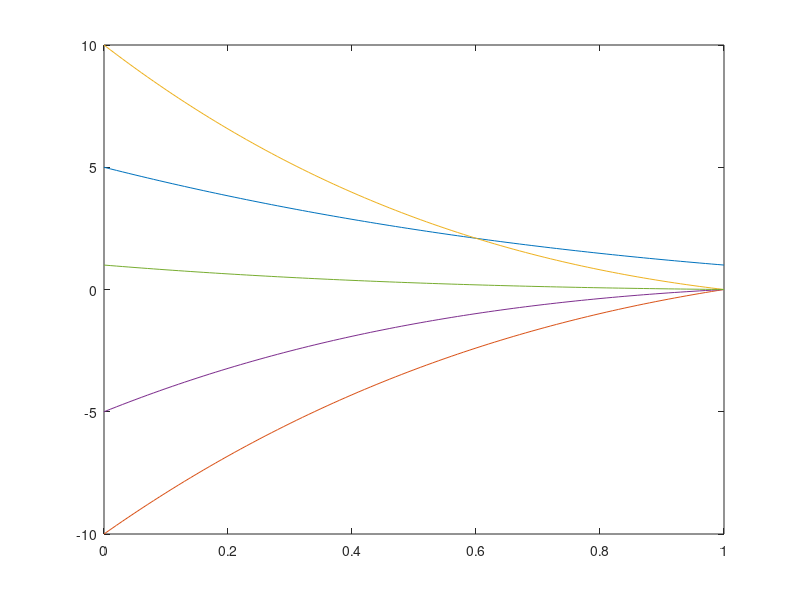

MATLAB code for this plot:
i = 1;
N = zeros();
for x = 0:0.01:1
N_0 = ((x-2)*(x-3)*(x-4)*(x-5))/24;
N(i,1) = N_0;
N_1 = -((x-1)*(x-3)*(x-4)*(x-5))/6;
N(i,2) = N_1;
N_2 = ((x/2 - 1/2)*(x-2)*(x-4)*(x-5))/2;
N(i,3) = N_2;
N_3 = -((x/3 - 1/3)*(x-2)*(x-3)*(x-5))/2;
N(i,4) = N_3;
N_4 = ((x/4 - 1/4)*(x-2)*(x-3)*(x-4))/6;
N(i,5) = N_4;
N(i,6) = x;
i = i+1;
end

plot(N(:,6),N(:,1))
hold on
plot(N(:,6),N(:,2))
hold on 
plot(N(:,6),N(:,3))
hold on 
plot(N(:,6),N(:,4))
hold on 
plot(N(:,6),N(:,5))
